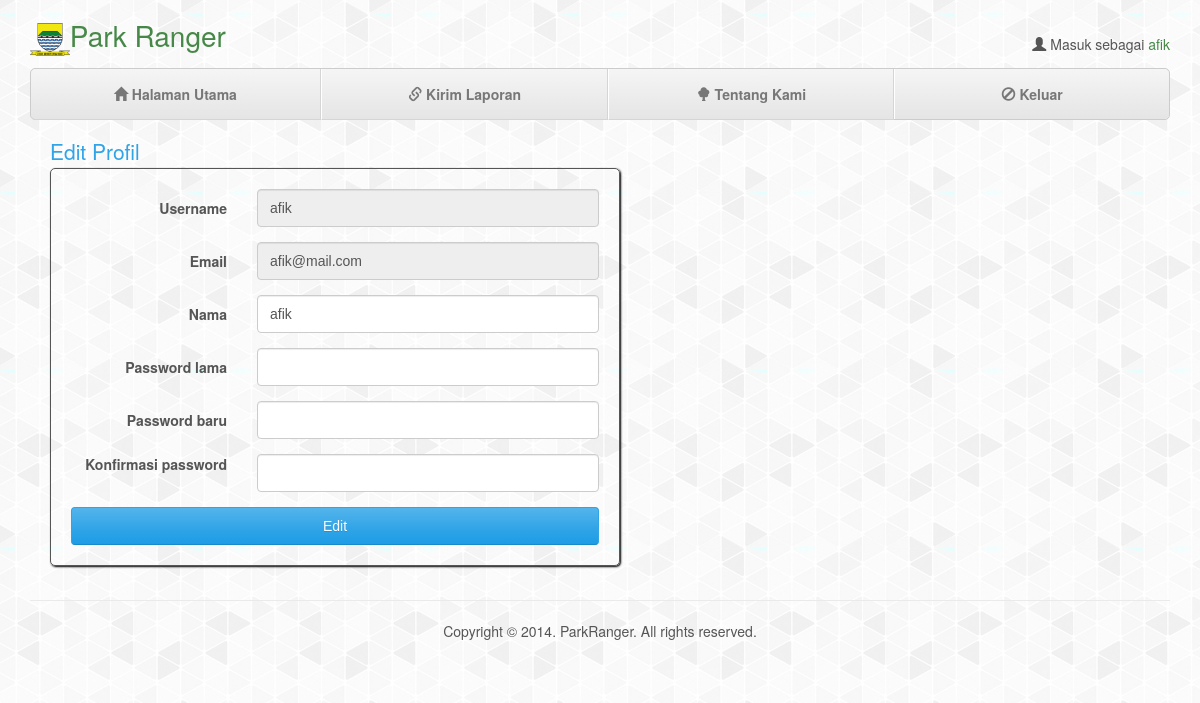
Screenshot of /edit_profil.php (signed in) with the database file from the repository.
### tables this page shows
CREATE TABLE IF NOT EXISTS `user` (
  `nama` varchar(50) NOT NULL,
  `email` varchar(20) NOT NULL,
  `username` varchar(20) NOT NULL,
  `password` varchar(20) NOT NULL,
  `id_user` int(11) NOT NULL AUTO_INCREMENT,
  `role` int(11) NOT NULL,
  PRIMARY KEY (`id_user`)
);

### edit_profil.php (the view, shortened to what this page needs)
<?php
    $id_user = $_SESSION["id_user"];
    $query = mysql_query("SELECT `nama`, `email`, `username`, `password` FROM `user` WHERE `id_user`=$id_user") or die(mysql_error());
    $data = mysql_fetch_array($query);
?>
<!DOCTYPE html>
 <html class="no-js">
    <head>
        <link rel="stylesheet" href="css/bootstrap.min.css">
        <link rel="stylesheet" href="css/normalize.css">
        <link rel="stylesheet" href="css/main.css">
        <link rel="stylesheet" href="css/edit_profil.css">
    </head>
    <body>
    	<div class="container">
	        <div class="top">
        	    <h1 class="text-muted"><a href="index.php"><img src="img/diskamtam.png" alt="" class="logo">Park Ranger</a></h1>
		    	<?php
					if (isset($_SESSION["id_user"])){
					 	$user = $_SESSION["username"];
						echo '<p class="text-right"><span class="glyphicon glyphicon-user"></span> Masuk sebagai <a href="edit_profil.php">'.$user.'</a></p>';
					}
					else {
						echo '<p class="text-right"><a href="login.php"><span class="glyphicon glyphicon-user"></span> Login</a> | <a href="register.php"><span class="glyphicon glyphicon-edit"></span> Daftar</a></p>';
					}
			    ?>
			    <div class="clearfix"></div>
		        <ul class="nav nav-justified" role="navigation">
		        	<li><a href="index.php"><span class="glyphicon glyphicon-home"></span> Halaman Utama</a></li>
		        	 <?php if (isset($_SESSION["id_user"])&&($_SESSION["role"]==3)) {
		        					echo '<li><a href="lapor.php"><span class="glyphicon glyphicon-link"></span> Kirim Laporan</a></li>';
		        				}	?>
		        	<li><a href="about.php"><span class="glyphicon glyphicon-tree-deciduous"></span> Tentang Kami</a></li>
		        	<?php if (isset($_SESSION["id_user"]))
                                 echo '<li><a href="logout.php"><span class="glyphicon glyphicon-ban-circle"></span> Keluar</a></li>';
                          else
                          		echo '<li><a href="login.php"><span class="glyphicon glyphicon-user"></span> Login</a></li>';
                            ?>
		        </ul>
	       	</div>
	       	<h2 class="text-primary subtitle col-xs-6">Edit Profil</h2>
	       	<div class="clearfix"></div>
	       	<form name="formChange" action="update_user.php" method="POST" onSubmit="return validatePassword()" class="form-horizontal col-xs-6 col-xs-offsets-3">
	       		<div class="form-group">
	       			<label for="username" class="col-xs-4 control-label">Username</label>
	       			<div class="col-xs-8">
	       				<input type="text" name="username" id="username" class="form-control" disabled="disabled" placeholder="edmund.ophie" value="<?php echo $data['username'] ?>">
       				</div>
	       		</div>
	       		<div class="form-group">
	       			<label for="email" class="col-xs-4 control-label">Email</label>
	       			<div class="col-xs-8">
	       				<input type="email" name="email" id="email" class="form-control" disabled="disabled" placeholder="edmund.ophie@yahoo.com" value="<?php echo $data['email'] ?>">
       				</div>
	       		</div>
	       		<div class="form-group">
	       			<label for="nama" class="col-xs-4 control-label">Nama</label>
	       			<div class="col-xs-8">
	       				<input type="text" name="nama" id="nama" class="form-control" placeholder="Edmund Ophie" value="<?php echo $data['nama'] ?>">
       				</div>
	       		</div>
	       		<div class="form-group">
	       			<label for="oldPassword" class="col-xs-4 control-label">Password lama</label>
	       			<div class="col-xs-8">
	       				<input type="password" name="oldPassword" id="oldPassword" class="form-control" >
       				</div>
	       		</div>
	       		<div class="form-group">
	       			<label for="newPassword" class="col-xs-4 control-label">Password baru</label>
	       			<div class="col-xs-8">
	       				<input type="password" name="newPassword" id="newPassword" class="form-control">
       				</div>
	       		</div>
	       		<div class="form-group">
	       			<label for="confirmPassword" id="label-confirm" 	class="col-xs-4 control-label">Konfirmasi password</label>
	       			<div class="col-xs-8">
	       				<input type="password" name="confirmPassword" id="confirmPassword" class="form-control">
       				</div>
	       		</div>
	       		<input type="submit" value="Edit" class="btn btn-primary btn-block">
	       	</form>
	       	<div class="clearfix"></div>
			<p class="text-center footer">
				<br/>
				Copyright &copy; 2014. ParkRanger. All rights reserved.<br/>
				<br/>
			</p>
	    </div>
    </body>
</html>

### css/main.css (style rules this page uses)
html, button, input, select, textarea { color: #222; }
html { font-size: 1em; line-height: 1.4; }
audio, canvas, img, video { vertical-align: middle; }
body { background:url("../img/gplaypattern.png") ; }
.logo { height: 33px !important; }
.container { min-width: 1024px !important; }
.top { padding-top: 20px; }
.top > h1 { display: inline; }
.top > p { float: right; }
.top > h1 > a, .top > p > a { color: #468847; }
.nav-justified { background-color: #eee; border: 1px solid #ccc; border-radius: 5px; margin-top: 0; }
.nav-justified > li > a { padding-top: 15px; padding-bottom: 15px; margin-bottom: 0; font-weight: bold; color:#777; text-align: center; background-color: #e5e5e5; background-image: -webkit-gradient(linear, left top, left bottom, from(#f5f5f5), to(#e5e5e5)); background-image: -webkit-linear-gradient(top, #f5f5f5 0%, #e5e5e5 100%); background-image: -o-linear-gradient(top, #f5f5f5 0%, #e5e5e5 100%); background-image: -webkit-gradient(linear, left top, left bottom, from(top), color-stop(0%, #f5f5f5), to(#e5e5e5)); background-image: linear-gradient(top, #f5f5f5 0%, #e5e5e5 100%); filter: progid:DXImageTransform.Microsoft.gradient( startColorstr='#f5f5f5', endColorstr='#e5e5e5',GradientType=0 ); background-repeat: repeat-x; border-bottom: 1px solid #d5d5d5; }
.nav-justified > li:first-child > a { border-radius: 5px 5px 0 0; }
.nav-justified > li:last-child > a { border-bottom: 0; border-radius: 0 0 5px 5px; }
@media (min-width: 768px) { .nav-justified { max-height: 52px; } }
@media (min-width: 768px) { .nav-justified > li > a { border-right: 1px solid #d5d5d5; border-left: 1px solid #fff; } }
@media (min-width: 768px) { .nav-justified > li:first-child > a { border-left: 0; border-radius: 5px 0 0 5px; } }
@media (min-width: 768px) { .nav-justified > li:last-child > a { border-right: 0; border-radius: 0 5px 5px 0; } }
.footer { border-top:1px solid #eaeaea; }
.clearfix:before, .clearfix:after { content: " "; display: table; }
.clearfix:after { clear: both; }
.clearfix { *zoom: 1; }

### css/edit_profil.css (style rules this page uses)
.subtitle { margin-left: 20px; padding-left: 0px; margin-top: 20px; margin-bottom: 5px; }
.form-horizontal { margin-left: 20px; border:1px solid ; border-radius: 5px; padding: 20px; margin-bottom: 20px; box-shadow: 1px 1px 2px black; }
#label-confirm { padding-top: 0 !important; }

### rows the page displays
user: username "afik", email "afik@mail.com", nama "afik"

### other values shown
$user "afik"
